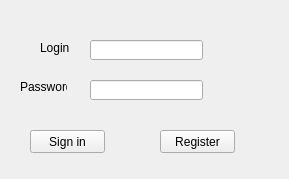
<?xml version="1.0" encoding="UTF-8"?>
<ui version="4.0">
 <class>AuthorizationWindow</class>
 <widget class="QWidget" name="AuthorizationWindow">
  <property name="geometry">
   <rect>
    <x>0</x>
    <y>0</y>
    <width>289</width>
    <height>179</height>
   </rect>
  </property>
  <property name="windowTitle">
   <string>Welcome!</string>
  </property>
  <widget class="QLabel" name="label">
   <property name="geometry">
    <rect>
     <x>40</x>
     <y>40</y>
     <width>31</width>
     <height>16</height>
    </rect>
   </property>
   <property name="text">
    <string>Login</string>
   </property>
  </widget>
  <widget class="QLabel" name="label_2">
   <property name="geometry">
    <rect>
     <x>20</x>
     <y>80</y>
     <width>47</width>
     <height>13</height>
    </rect>
   </property>
   <property name="text">
    <string>Password</string>
   </property>
  </widget>
  <widget class="QPushButton" name="pushButton_SignIn">
   <property name="geometry">
    <rect>
     <x>30</x>
     <y>130</y>
     <width>75</width>
     <height>23</height>
    </rect>
   </property>
   <property name="text">
    <string>Sign in</string>
   </property>
  </widget>
  <widget class="QPushButton" name="pushButton_Register">
   <property name="geometry">
    <rect>
     <x>160</x>
     <y>130</y>
     <width>75</width>
     <height>23</height>
    </rect>
   </property>
   <property name="text">
    <string>Register</string>
   </property>
  </widget>
  <widget class="QLineEdit" name="lineEdit_Login">
   <property name="geometry">
    <rect>
     <x>90</x>
     <y>40</y>
     <width>113</width>
     <height>20</height>
    </rect>
   </property>
  </widget>
  <widget class="QLineEdit" name="lineEdit_Register">
   <property name="geometry">
    <rect>
     <x>90</x>
     <y>80</y>
     <width>113</width>
     <height>20</height>
    </rect>
   </property>
  </widget>
 </widget>
 <resources/>
 <connections/>
</ui>
